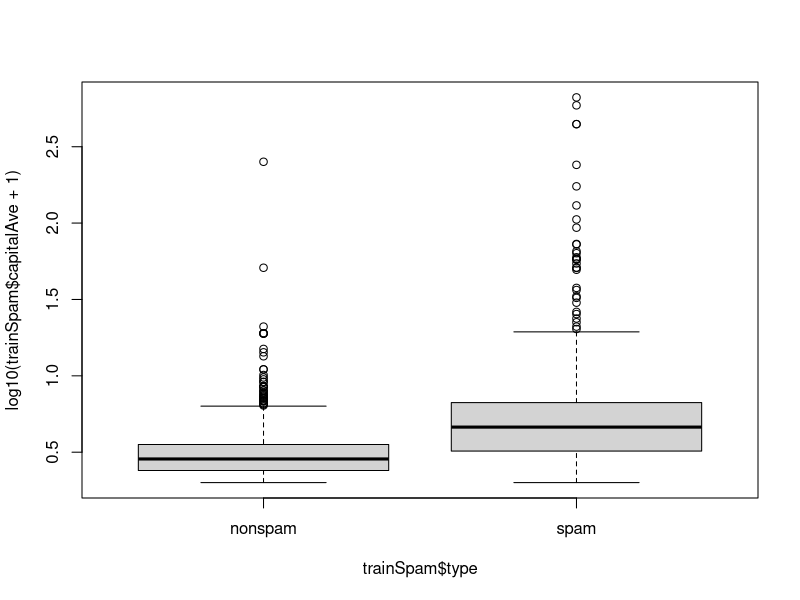
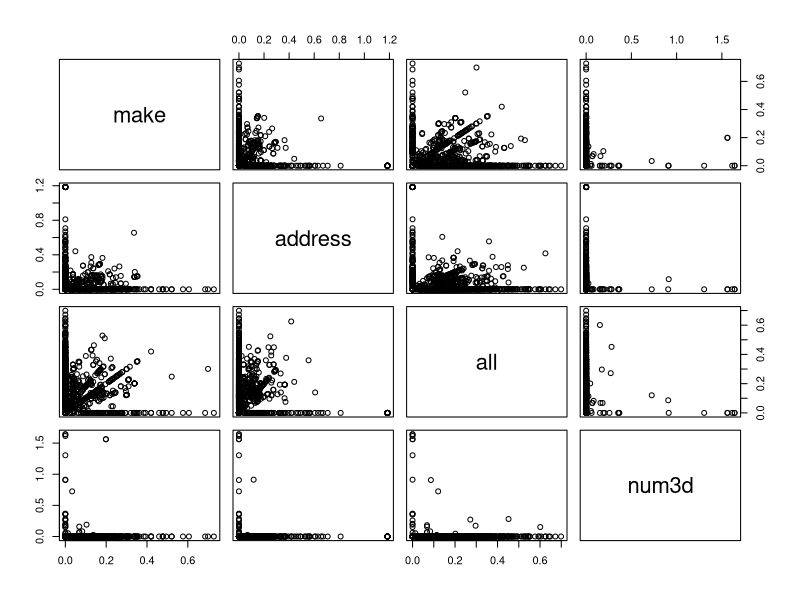
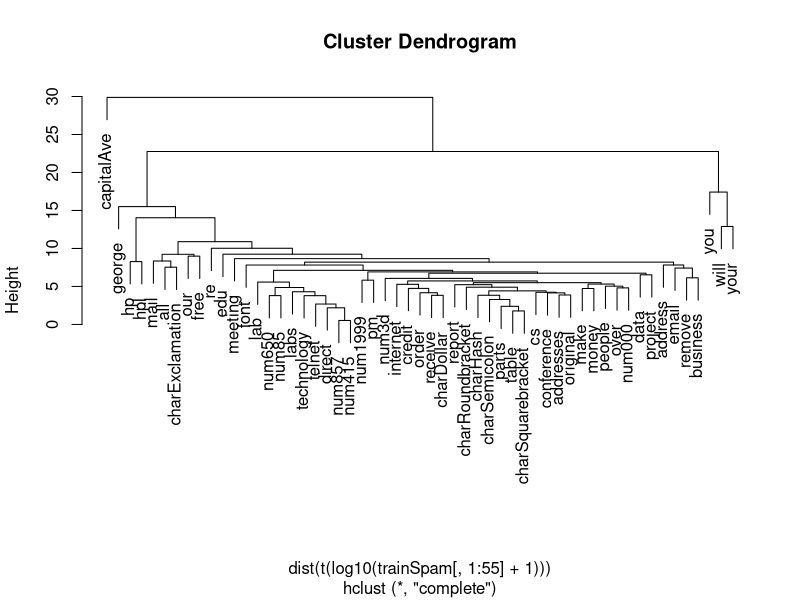

R code for these plots, in order:
## ---- chunk 1
knitr::opts_chunk$set(echo = TRUE)
## ---- chunk 2
library(kernlab)
data(spam)
## ---- chunk 3
set.seed(3435)
trainIndicator = rbinom(4601, size=1, prob=0.5)
table(trainIndicator)

trainSpam = spam[trainIndicator == 1, ]
testSpam = spam[trainIndicator == 0, ]

knitr::kable(head(trainSpam))

table(trainSpam$type)
## ---- chunk 4
plot(log10(trainSpam$capitalAve +1) ~ trainSpam$type)
## ---- chunk 5
plot(log10(trainSpam[ ,1:4]+1))
## ---- chunk 6
hClust <- hclust(dist(t(log10(trainSpam[, 1:55] +1))))
plot(hClust)
